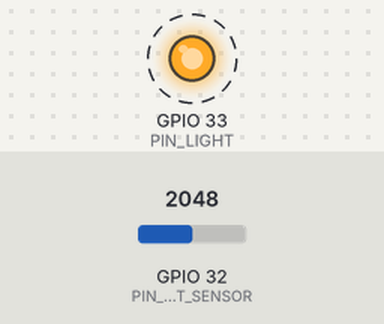
Bench run of a sketch on a simulated ESP32. On the bench: output pins drawn as LEDs (lit = HIGH). Dashed ring = blinking. The inputs (shaded band) are chosen by the test bench; at power-on: GPIO 32 (PIN_LIGHT_SENSOR) = 2048. What the sketch prints to the serial monitor is not drawn.

Above: at 1.2 s.
1.3 s: GPIO 32 (PIN_LIGHT_SENSOR) set to 1779
2.9 s: GPIO 32 (PIN_LIGHT_SENSOR) set to 1700
Timing chart, 0 to 11.9 s (numbered marks = the images above; inputs shaded):
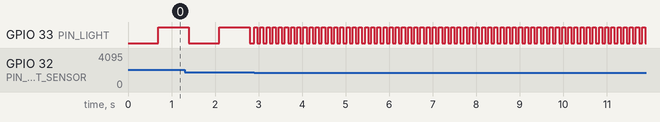

Measured:
- after the input at 2.9 s, GPIO 33 (PIN_LIGHT): alternates HIGH for 0.07 s and LOW for 0.07 s, starting at once

The sketch:

FirstBrightness.ino
```cpp
// FirstBrightness — the sketch for docs/shadowlight.html.
//
// FirstMotion only ever says yes-or-no. This sensor answers with a number —
// how much light is falling on it right now — so the light it drives climbs
// and falls smoothly, closer in spirit to FirstJoystick's stick than
// FirstMotion's wave.
//
// Wiring (docs/shadowlight.html draws it hole by hole):
//   Light sensor in row e, positions 44-46:  VCC  GND  AO
//   (b,44) -> bottom + rail   5 V
//   (b,45) -> bottom - rail   ground
//   10k from (c,46) to (c,50) AO into the divider
//   20k from (b,50) to bottom - rail
//   (a,50) -> (a,19)          divided AO, GPIO 32
//   green wire (a,20) -> (a,53), 220 ohm to (b,55), LED (c,55)-(c,56),
//   (b,56) -> bottom - rail   the light, GPIO 33
//
// Rooms vary hugely in brightness, so this watches the range it actually sees
// and stretches that to the light's full blink range rather than using a
// fixed threshold — the same idea BodhiBox's own DriverLight.cpp uses,
// simplified for a first sketch.
//
// Which way the light responds to a covered sensor depends on how your
// particular module wires its own onboard divider. If cupping a hand over it
// speeds the blink up instead of slowing it down, that's a different module,
// not a mistake — flip COVERING_SLOWS below.
//
//   ./flash.sh FirstBrightness

const bool COVERING_SLOWS = true;  // flip if covering the sensor speeds it up

const int PIN_LIGHT_SENSOR = 32;
const int PIN_LIGHT = 33;

const int FAST_MS = 70;
const int SLOW_MS = 700;
const int MIN_SPAN = 300;  // don't stretch noise into a full sweep

int lo = 4095, hi = 0;
unsigned long lastToggle = 0;
bool lit = false;

void setup() {
  Serial.begin(115200);
  pinMode(PIN_LIGHT_SENSOR, INPUT);
  pinMode(PIN_LIGHT, OUTPUT);
  Serial.println("FirstBrightness: cover the sensor and see what happens.");
}

void loop() {
  int raw = analogRead(PIN_LIGHT_SENSOR);
  if (raw < lo) lo = raw;
  if (raw > hi) hi = raw;

  int interval = SLOW_MS;
  if (hi - lo >= MIN_SPAN) {
    float t = (raw - lo) / (float)(hi - lo);
    if (COVERING_SLOWS) t = 1.0f - t;
    interval = SLOW_MS + (int)(t * (FAST_MS - SLOW_MS));
  }

  if (millis() - lastToggle >= (unsigned long)interval) {
    lastToggle = millis();
    lit = !lit;
    digitalWrite(PIN_LIGHT, lit);
  }
}
```
